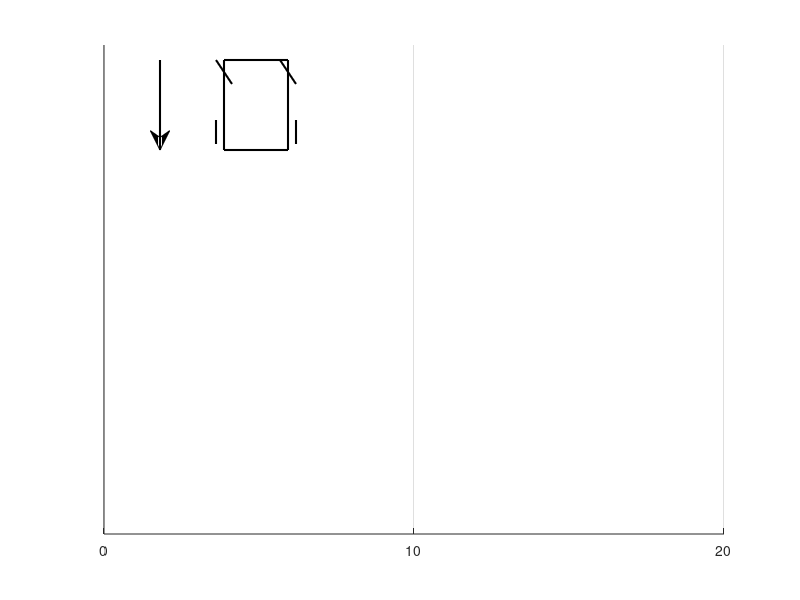

Here is the MATLAB script that generated this plot: (Note: this script raises an error after producing the figure.)
function main()
% Initialiate
init = [13, 30];

% initial plot
init_plot()

% Create fuzzy controller
f = create_fuzzy_controller();

% Main process
d_xy = [init(1), 2];
d_phi = init(2);
err_x = 99;
err_phi = 99;
draw_arrow(d_xy, d_phi);	% draw initial arrow
while (err_x > 0.5) || (err_phi > 2.5)
    % fuzzy control
    d_theta = evalfis([d_phi, d_xy(1)], f);     
    % simulate drive
    [d_xy, d_phi] = simulate_drive(d_xy, d_phi, d_theta);   
    
    % draw arrow
    draw_arrow(d_xy, d_phi);                    
    
    % update errors
    err_x = abs(d_xy(1) - 10);
    err_phi = abs(d_phi - 90);
end

% output error information
err_x, err_phi


% Draw Arror Function
function draw_arrow(pos, angle)
len = 2;
ra = angle * pi / 180;
p2(1) = pos(1) + len * cos(ra);
p2(2) = pos(2) + len * sin(ra);
arrow(pos, p2, 0.7, 1.5)

% Initial Plot Function
function init_plot()
figure
grid on
%axis equal
axis([0 20 0 20])
set(gca, 'XTick', [0 10 20]);
set(gca, 'YTick', []);
draw_annotation()

% Draw Annotation Function
function draw_annotation()
xa = [.2 .2];
ya = [.9 .75];
annotation('arrow',xa,ya, 'LineWidth', 1.5)
xl = [.28 .28];
yl = [.9 .75];
annotation('line',xl,yl, 'LineWidth', 1.5)
xl = [.36 .36];
yl = [.9 .75];
annotation('line',xl,yl, 'LineWidth', 1.5)
xl = [.28 .36];
yl = [.9 .9];
annotation('line',xl,yl, 'LineWidth', 1.5)
xl = [.28 .36];
yl = [.75 .75];
annotation('line',xl,yl, 'LineWidth', 1.5)
xl = [.27 .27];
yl = [.8 .76];
annotation('line',xl,yl, 'LineWidth', 1.5)
xl = [.37 .37];
yl = [.8 .76];
annotation('line',xl,yl, 'LineWidth', 1.5)
xl = [.27 .29];
yl = [.9 .86];
annotation('line',xl,yl, 'LineWidth', 1.5)
xl = [.35 .37];
yl = [.9 .86];
annotation('line',xl,yl, 'LineWidth', 1.5)